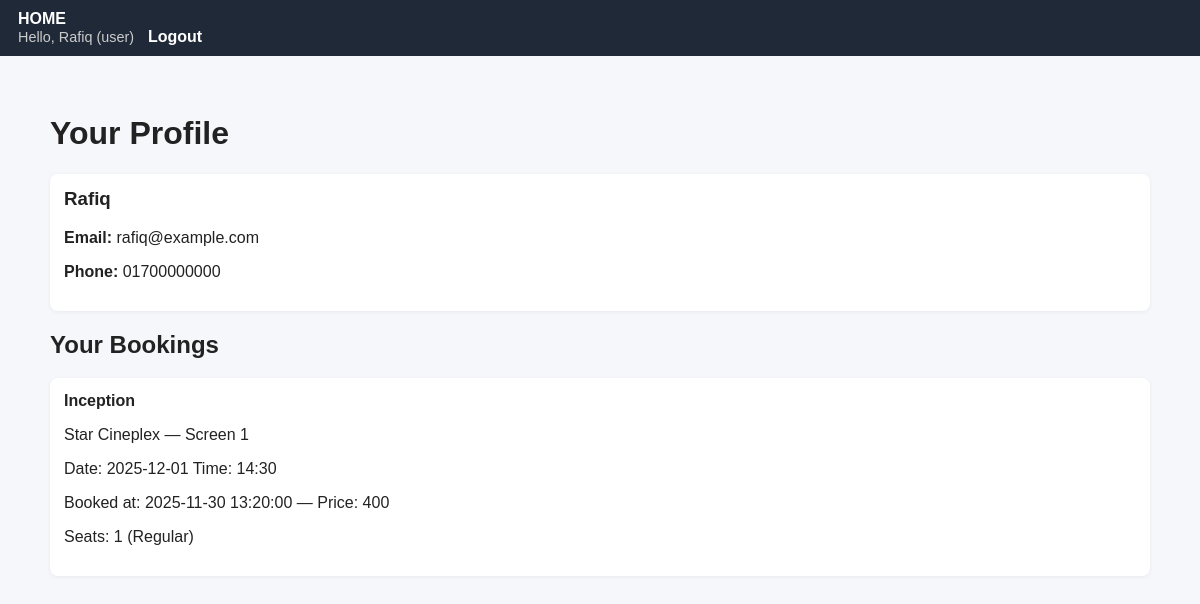
Screenshot of /CinemaBookingSystem/profile.php (signed in) with the database file from the repository.
### tables this page shows
CREATE TABLE User (
  id INT AUTO_INCREMENT PRIMARY KEY,
  name VARCHAR(50),
  phone VARCHAR(20),
  email VARCHAR(50) UNIQUE,
  password_hash VARCHAR(255)
);

CREATE TABLE Booking (
  id INT AUTO_INCREMENT PRIMARY KEY,
  user_id INT NOT NULL,
  showtime_id INT NOT NULL,
  booking_time DATETIME,
  total_price INT,
  FOREIGN KEY (user_id)
    REFERENCES User(id)
    ON UPDATE CASCADE
    ON DELETE CASCADE,
  FOREIGN KEY (showtime_id)
    REFERENCES Showtime(id)
    ON UPDATE CASCADE
    ON DELETE CASCADE
);

CREATE TABLE Movie (
  id INT AUTO_INCREMENT PRIMARY KEY,
  title VARCHAR(50) NOT NULL,
  genre VARCHAR(50),
  duration_minutes INT,
  release_date DATE
);

CREATE TABLE Theater (
  id INT AUTO_INCREMENT PRIMARY KEY,
  name VARCHAR(50) NOT NULL,
  location VARCHAR(80)
);

CREATE TABLE Screen (
  id INT AUTO_INCREMENT PRIMARY KEY,
  theater_id INT NOT NULL,
  screen_number INT NOT NULL,
  total_seats INT,
  FOREIGN KEY (theater_id)
    REFERENCES Theater(id)
    ON UPDATE CASCADE
    ON DELETE CASCADE
);

CREATE TABLE Showtime (
  id INT AUTO_INCREMENT PRIMARY KEY,
  movie_id INT NOT NULL,
  screen_id INT NOT NULL,
  show_date DATE,
  show_time TIME,
  FOREIGN KEY (movie_id)
    REFERENCES Movie(id)
    ON UPDATE CASCADE
    ON DELETE CASCADE,
  FOREIGN KEY (screen_id)
    REFERENCES Screen(id)
    ON UPDATE CASCADE
    ON DELETE CASCADE
);

CREATE TABLE Seat (
  id INT AUTO_INCREMENT PRIMARY KEY,
  screen_id INT NOT NULL,
  seat_number INT NOT NULL,
  seat_type VARCHAR(20),
  FOREIGN KEY (screen_id)
    REFERENCES Screen(id)
    ON UPDATE CASCADE
    ON DELETE CASCADE
);

### CinemaBookingSystem/profile.php (the view, shortened to what this page needs)
<?php
require 'includes/db.php';
require 'includes/header.php';
$user_id = $_SESSION['user_id'];
$stmt = $pdo->prepare("SELECT id, name, phone, email FROM `User` WHERE id = ?");
$stmt->execute([$user_id]);
$user = $stmt->fetch();
$sql = "
SELECT b.id AS booking_id, b.booking_time, b.total_price,
       s.id AS showtime_id, s.show_date, s.show_time,
       m.title AS movie_title, m.genre,
       sc.screen_number, t.name AS theater_name, t.location
FROM Booking b
JOIN Showtime s ON b.showtime_id = s.id
JOIN Movie m ON s.movie_id = m.id
JOIN Screen sc ON s.screen_id = sc.id
JOIN Theater t ON sc.theater_id = t.id
WHERE b.user_id = ?
ORDER BY b.booking_time DESC
";
$stm = $pdo->prepare($sql);
$stm->execute([$user_id]);
$bookings = $stm->fetchAll();
$seatStmt = $pdo->prepare("
SELECT bs.booking_id, se.seat_number, se.seat_type
FROM BookedSeat bs
JOIN Seat se ON se.id = bs.seat_id
WHERE bs.booking_id = ?
");
?>
<h1>Your Profile</h1>
<div class="card">
    <h3><?=htmlspecialchars($user['name'])?></h3>
    <p><strong>Email:</strong> <?=htmlspecialchars($user['email'])?></p>
    <p><strong>Phone:</strong> <?=htmlspecialchars($user['phone'])?></p>
</div>
<h2>Your Bookings</h2>
<?php if(count($bookings) === 0): ?>
    <p>You have no bookings yet. <a href="index.php">Browse showtimes</a></p>
<?php else: ?>
    <?php foreach($bookings as $b): ?>
        <div class="card">
            <strong><?=htmlspecialchars($b['movie_title'])?></strong>
            <p><?=htmlspecialchars($b['theater_name'])." — Screen ".$b['screen_number']?></p>
            <p>Date: <?=htmlspecialchars($b['show_date'])?> Time: <?=htmlspecialchars(substr($b['show_time'],0,5))?></p>
            <p>Booked at: <?=htmlspecialchars($b['booking_time'])?> — Price: <?=htmlspecialchars($b['total_price'])?></p>
            <p>Seats:
                <?php
                $seatStmt->execute([$b['booking_id']]);
                $seats = $seatStmt->fetchAll();
                $seatList = array_map(function($s){ return htmlspecialchars($s['seat_number']." (".$s['seat_type'].")"); }, $seats);
                echo implode(", ", $seatList);
                ?>
            </p>
        </div>
    <?php endforeach; ?>
<?php endif; ?>
</div>
</body>
</html>

### CinemaBookingSystem/css/style.css (style rules this page uses)
body { font-family: Arial, Helvetica, sans-serif; background: #f6f7fb; color: #222; margin: 0; padding: 0; }
.card { background: #fff; border-radius: 8px; padding: 14px; box-shadow: 0 1px 4px rgba(16,24,40,0.06); margin-bottom: 14px; }
.card h3 { margin-top:0; }

### rows the page displays
user: name "Rafiq", email "rafiq@example.com", phone "01700000000"
booking: movie.title "Inception", theater.name "Star Cineplex", screen.screen_number "1", showtime.show_date "2025-12-01", showtime.show_time "14:30", booking_time "2025-11-30 13:20:00", total_price "400", seat.seat_number+seat_type "1 (Regular)"

### other values shown
$_SESSION['user_name'] "Rafiq"
$_SESSION['role'] "user"
